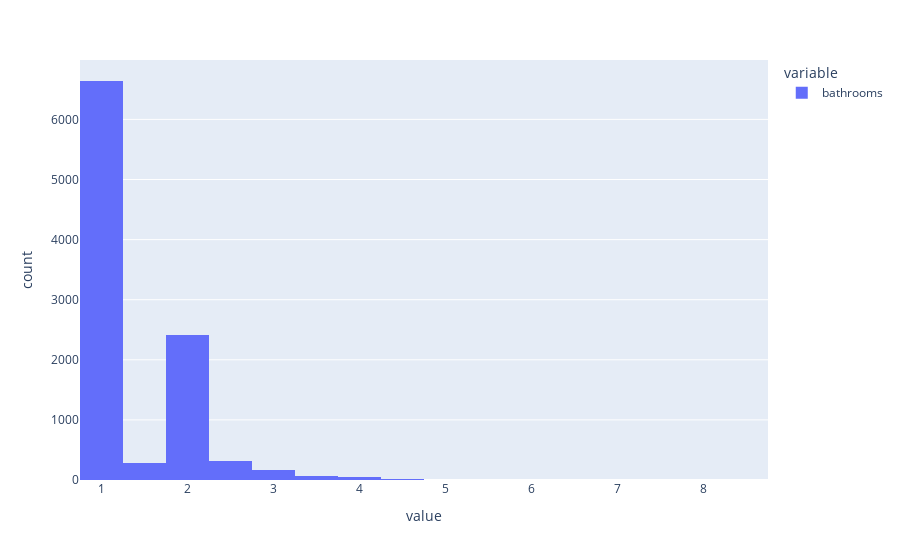

Notebook source saved alongside this figure:
### Code cell
px.histogram(data['bathrooms'])

### Figure 1 — Plotly figure (JSON) as saved in the notebook; plotly's stock layout.template omitted (floating-point values rounded to 4 significant figures; data arrays with more than 128 entries replaced by an {"elided": "..."} marker saying what was removed)
{"data": [{"alignmentgroup": "True", "bingroup": "x", "hovertemplate": "variable=bathrooms<br>value=%{x}<br>count=%{y}<extra></extra>", "legendgroup": "bathrooms", "marker": {"color": "#636efa", "pattern": {"shape": ""}}, "name": "bathrooms", "offsetgroup": "bathrooms", "orientation": "v", "showlegend": true, "type": "histogram", "x": {"elided": "10000 float values"}, "xaxis": "x", "yaxis": "y"}], "layout": {"barmode": "relative", "legend": {"title": {"text": "variable"}, "tracegroupgap": 0}, "margin": {"t": 60}, "xaxis": {"anchor": "y", "domain": [0, 1], "title": {"text": "value"}}, "yaxis": {"anchor": "x", "domain": [0, 1], "title": {"text": "count"}}}}
